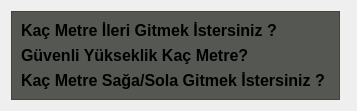
         <widget class="QWidget" name="komutaPage">
          <layout class="QHBoxLayout" name="horizontalLayout_6">
           <item>
            <widget class="QFrame" name="komutaSolFrame">
             <property name="styleSheet">
              <string notr="true">background-color: rgb(85, 87, 83);</string>
             </property>
             <property name="frameShape">
              <enum>QFrame::StyledPanel</enum>
             </property>
             <property name="frameShadow">
              <enum>QFrame::Raised</enum>
             </property>
             <layout class="QVBoxLayout" name="verticalLayout_3">
              <item>
               <widget class="QLabel" name="ileriLabel">
                <property name="sizePolicy">
                 <sizepolicy hsizetype="Preferred" vsizetype="Preferred">
                  <horstretch>0</horstretch>
                  <verstretch>0</verstretch>
                 </sizepolicy>
                </property>
                <property name="font">
                 <font>
                  <pointsize>12</pointsize>
                  <weight>75</weight>
                  <bold>true</bold>
                 </font>
                </property>
                <property name="text">
                 <string>Kaç Metre İleri Gitmek İstersiniz ?</string>
                </property>
               </widget>
              </item>
              <item>
               <widget class="QLabel" name="label_3">
                <property name="font">
                 <font>
                  <pointsize>12</pointsize>
                  <weight>75</weight>
                  <bold>true</bold>
                 </font>
                </property>
                <property name="text">
                 <string>Güvenli Yükseklik Kaç Metre?</string>
                </property>
               </widget>
              </item>
              <item>
               <widget class="QLabel" name="yonLabel">
                <property name="font">
                 <font>
                  <pointsize>12</pointsize>
                  <weight>75</weight>
                  <bold>true</bold>
                 </font>
                </property>
                <property name="text">
                 <string>Kaç Metre Sağa/Sola Gitmek İstersiniz ? </string>
                </property>
               </widget>
              </item>
             </layout>
            </widget>
           </item>
           <item>
            <widget class="QFrame" name="komutaSagFrame">
             <property name="styleSheet">
              <string notr="true">background-color: rgb(85, 87, 83);
border:none;</string>
             </property>
             <property name="frameShape">
              <enum>QFrame::StyledPanel</enum>
             </property>
             <property name="frameShadow">
              <enum>QFrame::Raised</enum>
             </property>
             <widget class="QLineEdit" name="guvenliYukLineEdit">
              <property name="geometry">
               <rect>
                <x>60</x>
                <y>440</y>
                <width>221</width>
                <height>40</height>
               </rect>
              </property>
              <property name="maximumSize">
               <size>
                <width>250</width>
                <height>40</height>
               </size>
              </property>
              <property name="font">
               <font>
                <pointsize>12</pointsize>
                <weight>75</weight>
                <bold>true</bold>
               </font>
              </property>
              <property name="styleSheet">
               <string notr="true">background-color: rgb(186, 189, 182);
border-radius:12px;
color: rgb(0, 0, 0);</string>
              </property>
              <property name="text">
               <string/>
              </property>
             </widget>
             <widget class="QLineEdit" name="yonLineEdit">
              <property name="geometry">
               <rect>
                <x>240</x>
                <y>260</y>
                <width>221</width>
                <height>40</height>
               </rect>
              </property>
              <property name="maximumSize">
               <size>
                <width>250</width>
                <height>40</height>
               </size>
              </property>
              <property name="font">
               <font>
                <pointsize>12</pointsize>
                <weight>75</weight>
                <bold>true</bold>
               </font>
              </property>
              <property name="whatsThis">
               <string/>
              </property>
              <property name="accessibleDescription">
               <string/>
              </property>
              <property name="autoFillBackground">
               <bool>false</bool>
              </property>
              <property name="styleSheet">
               <string notr="true">background-color: rgb(186, 189, 182);
border-radius:12px;
color: rgb(0, 0, 0);</string>
              </property>
              <property name="text">
               <string/>
              </property>
              <property name="placeholderText">
               <string/>
              </property>
              <property name="clearButtonEnabled">
               <bool>false</bool>
              </property>
             </widget>
             <widget class="QRadioButton" name="yonSagRadioButon">
              <property name="geometry">
               <rect>
                <x>70</x>
                <y>270</y>
                <width>51</width>
                <height>21</height>
               </rect>
              </property>
              <property name="font">
               <font>
                <weight>75</weight>
                <bold>true</bold>
               </font>
              </property>
              <property name="text">
               <string>Sağ</string>
              </property>
             </widget>
             <widget class="QLineEdit" name="ileriLineEdit">
              <property name="geometry">
               <rect>
                <x>50</x>
                <y>80</y>
                <width>221</width>
                <height>40</height>
               </rect>
              </property>
              <property name="maximumSize">
               <size>
                <width>250</width>
                <height>40</height>
               </size>
              </property>
              <property name="font">
               <font>
                <pointsize>12</pointsize>
                <weight>75</weight>
                <bold>true</bold>
               </font>
              </property>
              <property name="styleSheet">
               <string notr="true">background-color: rgb(186, 189, 182);
border-radius:12px;
color: rgb(0, 0, 0);</string>
              </property>
              <property name="text">
               <string/>
              </property>
             </widget>
             <widget class="QRadioButton" name="yonSolRadioButon">
              <property name="geometry">
               <rect>
                <x>160</x>
                <y>270</y>
                <width>51</width>
                <height>21</height>
               </rect>
              </property>
              <property name="font">
               <font>
                <weight>75</weight>
                <bold>true</bold>
               </font>
              </property>
              <property name="text">
               <string>Sol</string>
              </property>
             </widget>
            </widget>
           </item>
          </layout>
         </widget>
